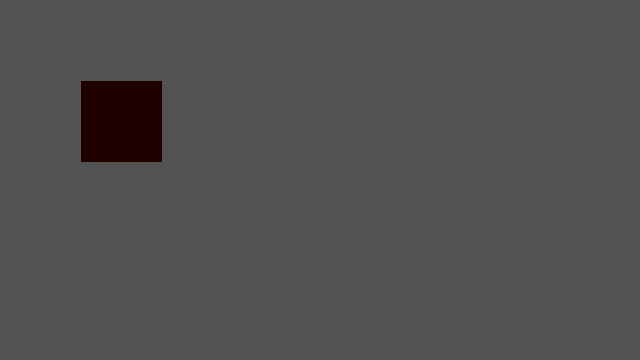
Frame 1 (no input)
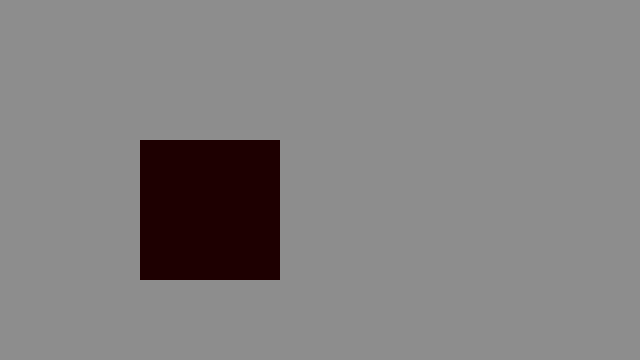
Frame 60 (the mouse pressed at the canvas centre just before this capture)
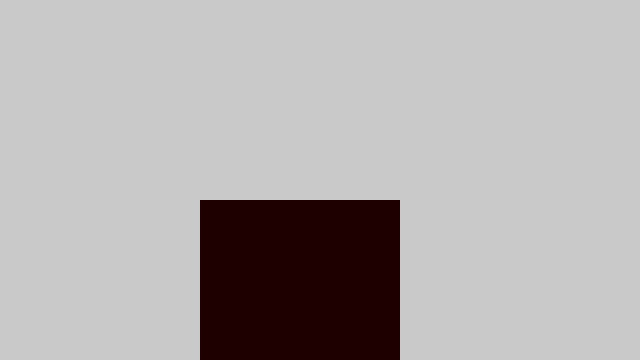
Frame 120 (the mouse held since frame 60 and released just before this capture)

The Processing sketch that drew these frames (run headless with seeded random() and noise(); from frame 60 on, the mouse is pressed at the canvas centre):

// Processing sketch: ShapePrimitives9
// ── ShapePrimitives9.pde
color a = color(30,0,0);
int pos = int(81);


void setup(){
size(640, 360); 
};


void draw(){
background(pos+1);
noStroke();
fill(a+1);
rect(pos, pos, pos, pos);
pos = pos+1;
println(pos);
};
